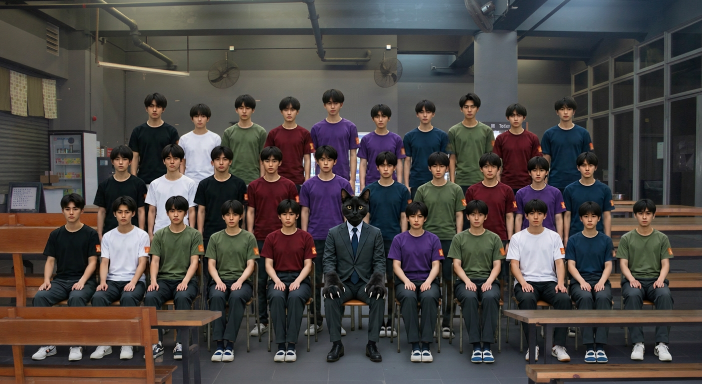
#> input picture src/canteen_class.png, 1404 x 768 px, found by its file name (shown at 1/2 size)
$ python outline_people.py
#> lines starting #> are read from the running program, lines starting #| are printed output that depends on the picture
from PIL import Image, ImageDraw
import json
src='/home/user/uploads/canteen_class.png'
# Polygon vertices trace visible portions only; occluded body parts are not inferred.
back=[
[(277,319),(264,307),(257,287),(261,267),(272,253),(291,244),(293,235),(288,216),(288,200),(296,188),(310,184),(326,189),(334,201),(333,217),(325,235),(326,244),(348,251),(359,267),(360,292),(350,289),(333,293),(325,306),(327,325),(315,344),(298,355),(280,354)],
[(363,302),(361,280),(367,266),(382,257),(385,247),(380,233),(382,218),(393,208),(408,208),(420,218),(424,232),(417,247),(415,257),(435,266),(445,284),(443,296),(430,306),(426,329),(403,346),(391,362),(370,361),(366,334)],
[(444,310),(443,271),(453,256),(473,247),(477,236),(470,219),(471,203),(479,192),(494,188),(507,195),(515,207),(513,223),(505,237),(506,247),(526,254),(537,272),(541,294),(530,300),(526,323),(507,351),(493,362),(472,360),(460,336)],
[(535,304),(532,275),(540,259),(561,249),(565,237),(559,220),(561,205),(571,195),(586,193),(599,200),(604,212),(601,229),(594,240),(594,250),(615,258),(626,276),(631,302),(627,321),(626,341),(617,361),(602,371),(579,370),(566,346),(558,322)],
[(625,330),(626,266),(635,250),(652,242),(656,230),(648,212),(647,195),(657,182),(670,177),(683,181),(692,194),(694,208),(686,227),(683,239),(703,246),(715,260),(722,291),(718,309),(716,341),(703,362),(688,353),(674,331),(653,325),(638,330)],
[(720,364),(718,301),(726,276),(748,265),(752,254),(744,239),(745,221),(755,211),(770,208),(783,215),(788,229),(782,245),(777,255),(778,266),(800,273),(811,291),(815,316),(808,338),(794,317),(779,308),(764,311),(749,333),(738,359)],
[(811,346),(810,282),(819,266),(835,256),(840,245),(834,229),(836,214),(846,201),(861,200),(872,209),(877,223),(870,242),(866,253),(884,261),(896,275),(901,303),(889,307),(871,308),(857,319),(849,340),(850,366),(826,378),(818,363)],
[(900,329),(897,271),(907,255),(925,246),(929,234),(920,218),(919,201),(929,188),(943,184),(958,190),(966,203),(963,221),(954,236),(954,245),(974,252),(985,267),(990,302),(982,312),(966,313),(953,325),(946,349),(935,369),(915,374),(911,346)],
[(987,332),(988,284),(996,270),(1018,259),(1022,247),(1015,231),(1017,217),(1027,208),(1043,208),(1056,216),(1061,231),(1055,246),(1049,259),(1070,268),(1081,284),(1087,309),(1073,316),(1061,337),(1057,361),(1046,381),(1027,378),(1019,352),(1006,336)],
[(1085,328),(1081,282),(1092,263),(1117,251),(1121,239),(1113,223),(1112,207),(1123,195),(1138,192),(1152,198),(1162,212),(1161,227),(1151,242),(1150,252),(1175,262),(1187,280),(1195,303),(1188,315),(1174,309),(1160,314),(1151,337),(1148,359),(1135,381),(1116,380),(1110,351),(1098,335)]
]
mid=[
[(200,459),(187,411),(185,397),(194,364),(207,350),(225,342),(227,331),(219,314),(222,300),(233,291),(248,290),(261,298),(267,312),(263,329),(254,343),(270,350),(284,367),(294,396),(292,420),(280,438),(269,430),(261,411),(248,399),(235,401),(222,418),(218,441),(215,459)],
[(292,440),(289,395),(298,365),(311,351),(330,342),(331,330),(325,314),(327,300),(339,291),(353,290),(367,300),(371,315),(366,332),(361,343),(378,350),(391,366),(397,394),(392,418),(379,405),(369,399),(352,395),(339,400),(326,413),(316,440)],
[(398,456),(389,404),(397,371),(409,357),(429,346),(432,335),(426,319),(428,304),(439,295),(453,294),(465,302),(470,317),(465,332),(458,346),(480,354),(493,372),(500,399),(494,422),(484,422),(475,409),(464,404),(451,405),(437,415),(428,436),(426,458)],
[(503,467),(494,419),(492,400),(501,374),(514,360),(530,349),(532,337),(525,322),(528,307),(539,296),(552,295),(563,303),(570,319),(565,335),(559,349),(580,359),(593,377),(601,403),(596,429),(586,422),(575,406),(560,406),(545,415),(535,435),(534,473),(518,479)],
[(609,474),(598,426),(598,399),(606,373),(619,357),(637,347),(639,334),(631,319),(634,305),(645,295),(659,293),(671,302),(676,316),(671,333),(664,347),(685,355),(697,373),(697,389),(687,402),(688,425),(680,444),(662,453),(648,466),(640,484),(622,490)],
[(734,480),(729,452),(731,420),(735,397),(732,380),(744,365),(760,356),(762,344),(756,329),(760,315),(770,306),(784,306),(797,315),(800,330),(795,346),(788,356),(807,365),(819,383),(825,408),(816,420),(808,438),(801,465),(782,493),(770,487),(759,463),(749,451)],
[(824,435),(822,399),(830,376),(842,363),(862,353),(865,343),(857,327),(860,314),(870,306),(886,307),(898,316),(902,331),(896,347),(890,355),(910,363),(924,382),(934,413),(926,439),(915,462),(903,481),(891,477),(882,446),(863,428),(846,423),(835,432)],
[(938,457),(931,419),(932,397),(940,375),(954,363),(970,354),(972,343),(965,327),(968,315),(979,306),(992,307),(1004,315),(1009,329),(1003,345),(998,355),(1017,365),(1029,384),(1037,412),(1032,441),(1021,466),(1012,491),(1000,481),(991,456),(974,436),(958,433),(948,445)],
[(1040,455),(1032,411),(1036,390),(1045,375),(1067,360),(1070,348),(1063,333),(1066,321),(1077,313),(1091,315),(1101,323),(1106,336),(1099,353),(1094,362),(1114,372),(1128,390),(1137,420),(1132,445),(1119,470),(1107,485),(1095,471),(1084,439),(1071,427),(1059,433),(1048,455)],
[(1137,468),(1127,429),(1129,402),(1138,376),(1150,362),(1164,353),(1167,342),(1161,327),(1164,315),(1175,307),(1189,308),(1200,318),(1204,331),(1197,347),(1192,355),(1213,366),(1226,388),(1233,417),(1226,438),(1218,463),(1205,481),(1193,462),(1179,438),(1165,433),(1153,445),(1149,466)]
]
front=[
[(63,711),(72,697),(77,666),(76,632),(66,604),(65,588),(78,563),(80,537),(89,515),(86,504),(93,476),(106,461),(129,449),(130,438),(121,423),(122,406),(132,393),(146,389),(160,396),(169,409),(168,425),(157,443),(159,451),(181,459),(195,477),(202,505),(197,524),(191,546),(190,565),(201,582),(199,604),(187,638),(180,671),(169,699),(166,718),(156,724),(139,722),(136,714),(145,687),(149,650),(152,617),(145,604),(135,626),(126,651),(115,687),(111,709),(96,722),(76,724),(64,720)],
[(180,714),(192,694),(194,662),(195,628),(193,600),(185,583),(193,561),(198,533),(204,515),(200,504),(207,476),(222,464),(236,452),(236,441),(229,427),(234,410),(245,399),(259,396),(271,404),(278,417),(272,435),(264,449),(270,459),(289,469),(301,491),(305,516),(298,533),(294,559),(293,580),(299,598),(291,628),(278,658),(270,692),(269,712),(256,723),(240,721),(235,712),(241,689),(245,657),(246,619),(240,602),(232,624),(226,656),(219,690),(216,710),(202,719),(186,721)],
[(282,711),(295,692),(300,658),(300,623),(301,601),(293,583),(302,559),(306,532),(307,514),(301,505),(307,478),(324,462),(340,449),(341,439),(334,425),(336,410),(347,397),(361,394),(374,401),(383,415),(379,432),(371,446),(376,457),(395,467),(406,491),(408,511),(402,530),(398,554),(397,581),(404,599),(395,631),(383,661),(377,693),(377,713),(365,723),(349,722),(345,713),(351,691),(352,654),(353,620),(346,606),(336,628),(331,657),(326,686),(324,702),(311,713),(293,720),(283,718)],
[(423,715),(430,692),(429,657),(420,625),(414,606),(411,584),(417,561),(420,537),(418,517),(411,510),(415,487),(426,471),(443,457),(446,445),(439,430),(441,416),(451,405),(465,401),(479,408),(486,421),(481,439),(475,450),(478,461),(498,472),(511,492),(520,515),(515,534),(511,559),(511,582),(516,599),(507,628),(494,655),(483,689),(475,711),(469,724),(453,727),(447,719),(442,726),(425,725)],
[(548,716),(556,692),(549,656),(543,625),(539,606),(538,583),(545,561),(548,538),(542,524),(526,519),(520,510),(526,483),(538,468),(558,455),(561,444),(555,429),(558,413),(570,403),(584,401),(596,410),(603,424),(598,440),(591,451),(596,462),(617,473),(628,496),(634,518),(627,530),(623,554),(622,579),(626,601),(616,631),(603,662),(599,693),(595,715),(585,726),(570,727),(566,721),(558,727),(548,725)],
[(820,720),(824,695),(816,664),(806,630),(797,610),(793,588),(798,564),(799,542),(792,523),(780,518),(777,508),(784,481),(797,465),(818,453),(820,442),(813,428),(815,414),(827,403),(841,402),(853,410),(859,424),(854,440),(848,451),(852,461),(873,471),(886,495),(891,517),(883,530),(877,553),(878,578),(881,600),(872,630),(861,660),(861,689),(866,711),(863,726),(847,727),(842,722),(835,728),(820,726)],
[(944,717),(948,695),(936,661),(925,631),(914,610),(910,588),(917,564),(920,540),(916,525),(901,519),(897,510),(905,481),(919,465),(939,454),(940,443),(934,429),(936,414),(948,404),(963,401),(975,410),(983,423),(978,440),(970,452),(975,463),(996,473),(1008,495),(1016,518),(1008,530),(1002,554),(1004,580),(1009,602),(998,632),(990,661),(986,691),(991,711),(988,728),(971,730),(964,723),(958,731),(945,728)],
[(1055,718),(1058,695),(1049,663),(1039,634),(1031,613),(1029,589),(1034,564),(1035,542),(1028,526),(1018,521),(1015,509),(1022,481),(1035,467),(1055,455),(1058,444),(1051,429),(1055,415),(1065,403),(1081,400),(1093,407),(1101,421),(1097,439),(1088,451),(1093,461),(1112,470),(1127,495),(1135,520),(1125,532),(1121,556),(1125,582),(1131,602),(1127,627),(1122,655),(1124,688),(1136,705),(1145,718),(1137,725),(1123,724),(1108,715),(1104,694),(1094,664),(1083,633),(1075,610),(1075,635),(1076,666),(1077,692),(1078,712),(1073,725),(1058,726)],
[(1171,720),(1177,694),(1168,664),(1156,636),(1144,612),(1139,589),(1144,563),(1146,541),(1139,526),(1132,521),(1135,496),(1146,475),(1165,460),(1169,449),(1162,433),(1165,418),(1177,407),(1192,404),(1204,413),(1211,427),(1206,443),(1200,455),(1206,466),(1226,478),(1238,502),(1241,521),(1232,533),(1226,555),(1227,582),(1232,602),(1224,631),(1219,661),(1215,689),(1220,713),(1217,729),(1202,731),(1196,725),(1189,731),(1173,729)],
[(1265,714),(1269,689),(1260,661),(1250,630),(1242,611),(1238,590),(1242,566),(1245,543),(1238,528),(1234,518),(1241,491),(1254,474),(1273,459),(1276,449),(1269,432),(1272,417),(1284,405),(1297,400),(1312,408),(1320,422),(1317,439),(1309,452),(1315,463),(1334,476),(1344,498),(1350,522),(1341,536),(1336,560),(1339,584),(1346,603),(1343,627),(1340,655),(1340,685),(1345,705),(1349,719),(1338,726),(1323,724),(1316,711),(1311,687),(1301,660),(1291,630),(1285,611),(1285,637),(1287,665),(1290,690),(1289,713),(1281,725),(1266,724)]
]
polys=back+mid+front
im=Image.open(src).convert('RGB'); scale=3
#> further down, im is the input picture: PIL image 1404x768 RGB; mean R, G, B 76, 70.5, 67.7
layer=Image.new('RGBA',(im.width*scale,im.height*scale),(0,0,0,0));d=ImageDraw.Draw(layer)
#> after `layer = Image.new('RGBA', (im.width * scale, im.height * scale), (0, 0`: layer: PIL image 4212x2304 RGBA; every value is 0
# Alternating high-contrast outlines separate adjacent people without hiding details.
colors=['#00f5e9','#ffdc45','#ff68de','#66ff73','#64b5ff']
for i,p in enumerate(polys):
    pts=[(x*scale,y*scale) for x,y in p]
    # Foreground silhouettes hide any outline belonging to a person behind them.
    d.polygon(pts,fill=(0,0,0,0))
    d.line(pts+[pts[0]],fill=(12,20,25,235),width=4*scale,joint='curve')
    d.line(pts+[pts[0]],fill=colors[i%len(colors)],width=2*scale,joint='curve')
layer=layer.resize(im.size,Image.Resampling.LANCZOS)
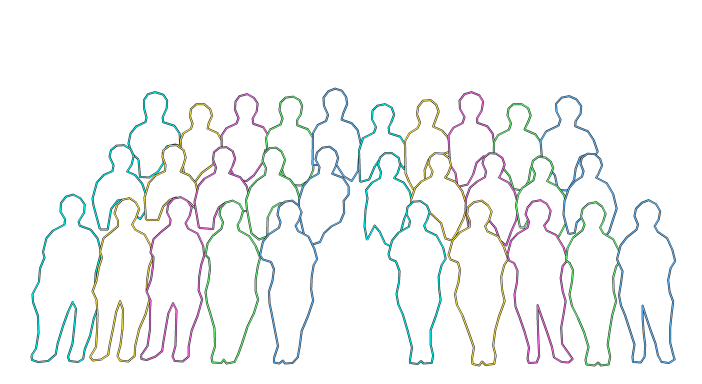
#> layer: PIL image 1404x768 RGBA (shown at 1/2 size); mean R, G, B, A 5.4, 7.4, 7.1, 15.1; transparent parts drawn white
im=Image.alpha_composite(im.convert('RGBA'),layer).convert('RGB');im.save('/home/user/outlined_men.png')
#> after `im = Image.alpha_composite(im.convert('RGBA'), layer).convert('RGB')`:
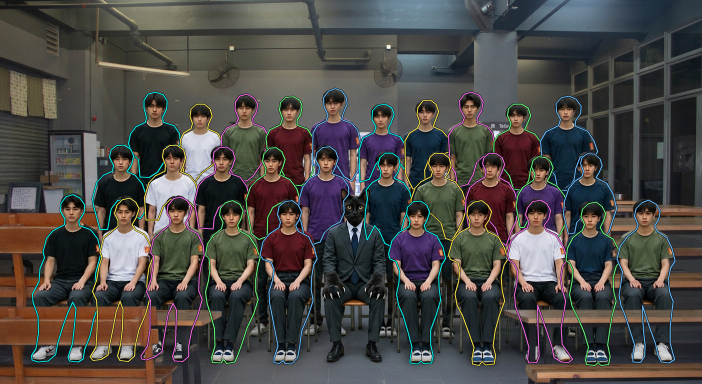
#> im: PIL image 1404x768 RGB (shown at 1/2 size); mean R, G, B 76.1, 73.1, 70.2
with open('/home/user/men_polygons.json','w') as f:json.dump({'image':'canteen_class.png','width':1408,'height':770,'note':'Manual visible-silhouette polygon annotations; central cat excluded.','polygons':[{'id':i+1,'label':'man','points':p} for i,p in enumerate(polys)]},f,indent=2)
print(len(polys),'polygons saved')
